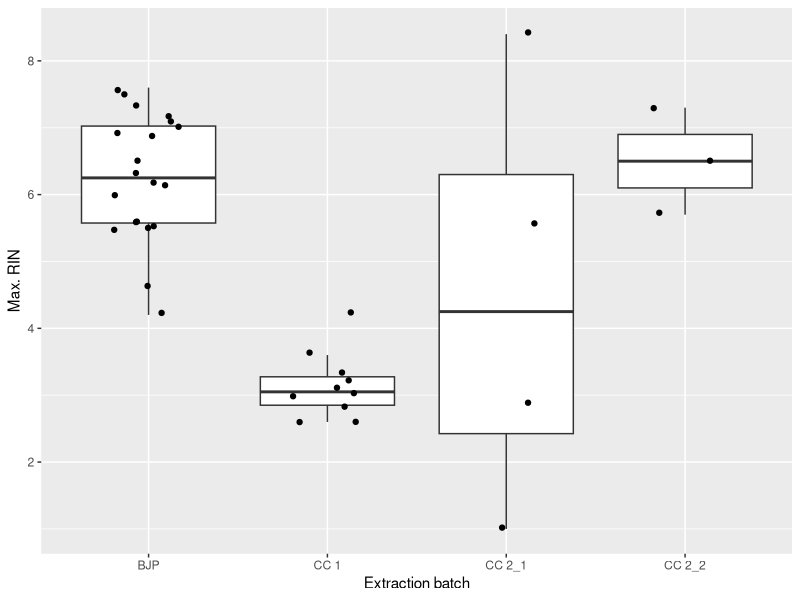

Generate this figure with R:
## ---- chunk 1
# Library
library("ggplot2")
library("cowplot")

# Obtain RIN scores

RIN_score <- read.csv("../data/RIN_score.csv")

# Remove missing ones

missing_RIN <- c(10,19)
RIN_score <- RIN_score[-missing_RIN,]

dim(RIN_score)

# How many are above 4?

summary(RIN_score$Max_RIN > 4)
summary(RIN_score$Max_RIN > 3.5)
summary(RIN_score$Max_RIN > 3)
## ---- chunk 2
ggplot(RIN_score, aes(as.factor(Extraction_batch), Max_RIN)) + geom_boxplot(outlier.size = -1) + geom_jitter(width = 0.2) +  xlab("Extraction batch") + ylab("Max. RIN") + scale_x_discrete(breaks=c("1","2","3", "4"),
        labels=c("BJP", "CC 1", "CC 2_1", "CC 2_2"))
